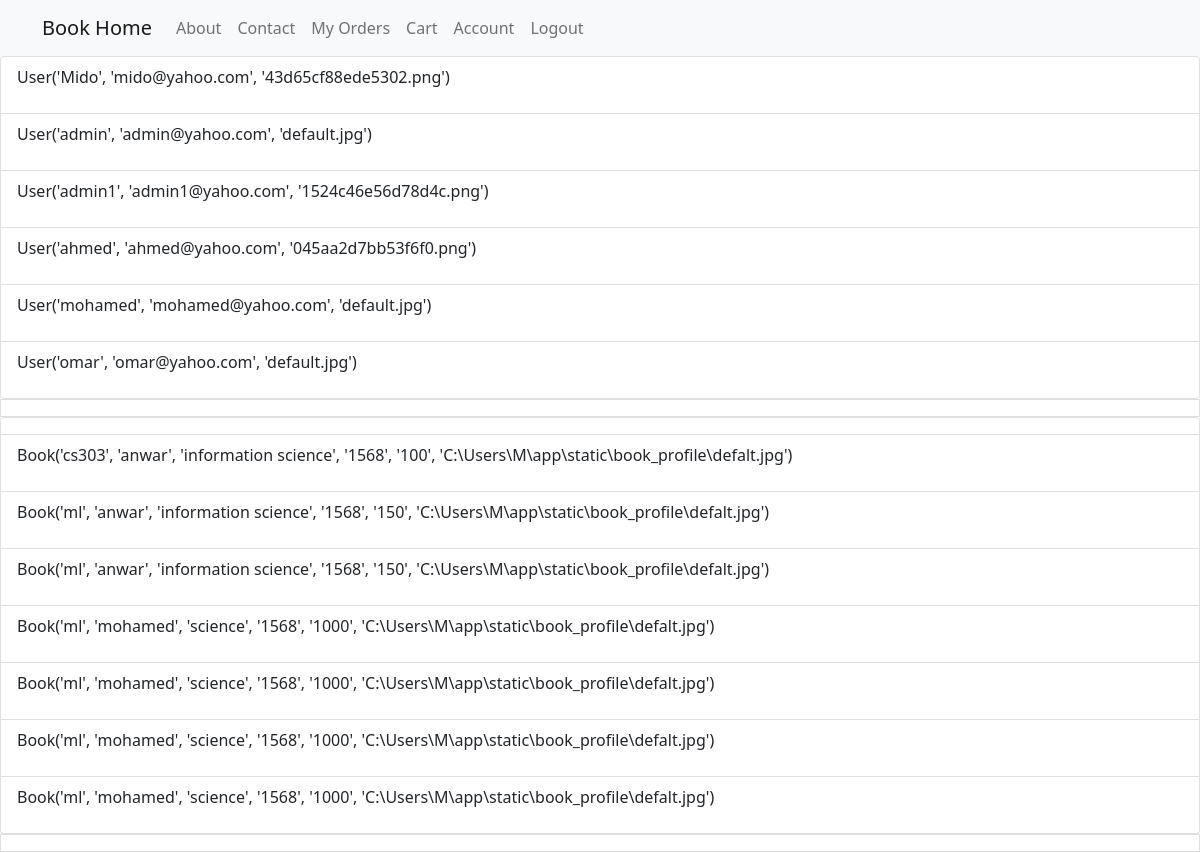
/admin_infom (signed in), run on an earlier commit of the app's database.
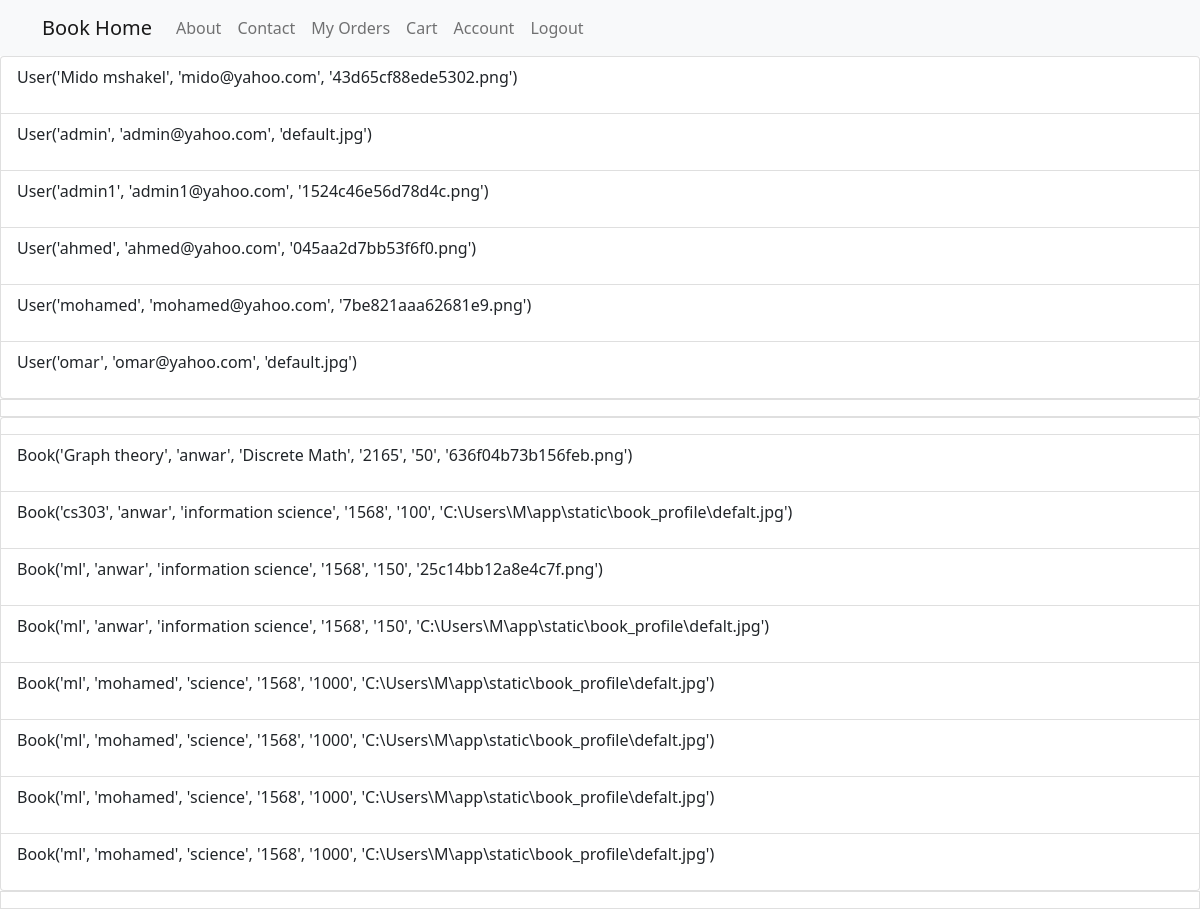
And on a later commit of the database.
### Models.py (models this page shows)
class User(db.Model, UserMixin):
    id = db.Column(db.Integer, primary_key=True)
    username = db.Column(db.String(20), unique=True, nullable=False)
    email = db.Column(db.String(120), unique=True, nullable=False)
    image_file = db.Column(db.String(20), nullable=True, default='default.jpg')
    password = db.Column(db.String(60), nullable=False)
    address=db.Column(db.Text, nullable=True)
    state=db.Column(db.String(60), nullable=True)
    pincode=db.Column(db.Integer, nullable=True)
    cart=db.relationship('Cart', backref='reader', lazy=True)
    order=db.relationship('Order', backref='buyer', lazy=True)
    orderbook=db.relationship('OrderBook', backref='orderby', lazy=True)
    def __repr__(self):
        return f"User('{self.username}', '{self.email}', '{self.image_file}')"

class Book(db.Model, UserMixin):
    id = db.Column(db.Integer, primary_key=True)
    title = db.Column(db.String(100), nullable=False)
    author = db.Column(db.String(100), nullable=False)
    publication = db.Column(db.String(100), nullable=False)
    ISBN = db.Column(db.String(100), nullable=False)
    content = db.Column(db.Text, nullable=False)
    price = db.Column(db.Integer, nullable=False)
    piece=db.Column(db.Integer, nullable=False)
    image_file = db.Column(db.String(20), nullable=False, default='default.jpg')
    cart=db.relationship('Cart', backref='cartbook', lazy=True)
    orderbook=db.relationship('OrderBook', backref='orderbook', lazy=True)
    def __repr__(self):
        return f"Book('{self.title}', '{self.author}', '{self.publication}', '{self.ISBN}', '{self.price}', '{self.image_file}')"

### routes.py (the view)
@app.route('/admin_infom')
def admin_infom():
    if current_user.is_authenticated:
        users = User.query.order_by(User.username).all()
        books = Book.query.order_by(Book.title).all()
    else:
        return redirect(url_for('about'))
    return render_template('admin_section.html', users = users , books = books)

### Models.py (called while the page is built)
@login_manager.user_loader
def load_user(user_id):
    return User.query.get(int(user_id))

### templates/admin_section.html
{% extends "home.html" %}
{% block content %}
    <div class="list-group">
      {%for user in users%}
      <a href="#" class="list-group-item list-group-item-action">
          <div class="d-flex w-100 justify-content-between">
        <p class="article-content">{{ user }}</p>
       </div>
       {%endfor%}
      </div>
          <div class="list-group">
      {%for book in books%}
      <a href="#" class="list-group-item list-group-item-action">
          <div class="d-flex w-100 justify-content-between">
        <p class="article-content">{{ book}}</p>
       </div>
       {%endfor%}
      </div>
{% endblock content %}

What changed in the data, as far as the page shows it:
changed User: username+email+image_file "User('Mido', 'mido@yahoo.com', '43d65cf88ede5302.png')" → "User('Mido mshakel', 'mido@yahoo.com', '43d65cf88ede5302.png')"
changed User: username+email+image_file "User('mohamed', 'mohamed@yahoo.com', 'default.jpg')" → "User('mohamed', 'mohamed@yahoo.com', '7be821aaa62681e9.png')"
added Book: title+author+publication "Book('Graph theory', 'anwar', 'Discrete Math', '2165', '50', '636f04b73b156feb.png')"
changed Book: title+author+publication "Book('ml', 'anwar', 'information science', '1568', '150', 'C:\\Users\\M\\app\\static\\book_profile\\defalt.jpg')" → "Book('ml', 'anwar', 'information science', '1568', '150', '25c14bb12a8e4c7f.png')"
